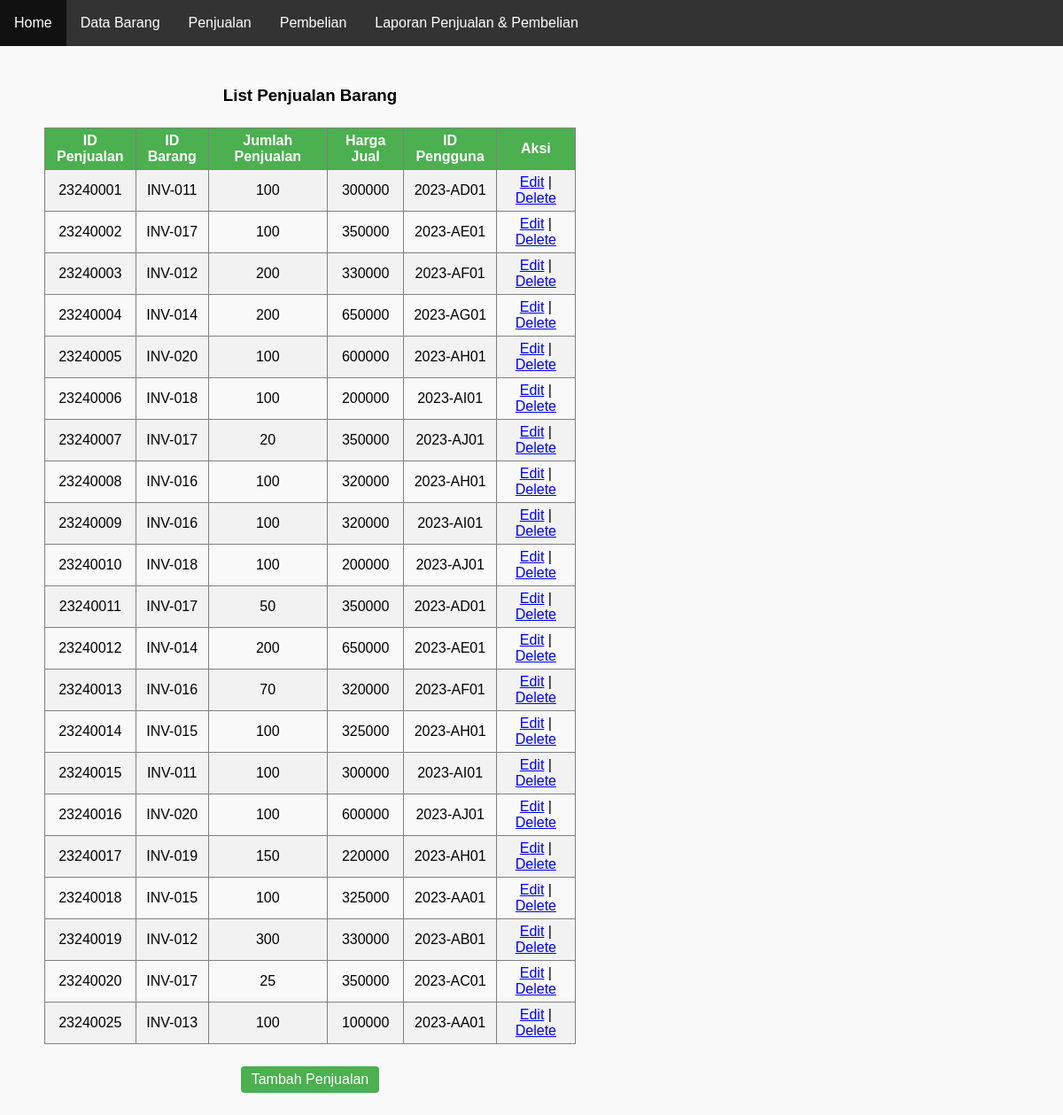
Screenshot of /MVC/index.php?controller=penjualan&action=list with the database file from the repository.
### tables this page shows
CREATE TABLE IF NOT EXISTS `penjualan` (
  `IdPenjualan` int NOT NULL,
  `IdBarang` varchar(10) DEFAULT NULL,
  `JumlahPenjualan` int DEFAULT NULL,
  `Hargajual` int DEFAULT NULL,
  `IdPengguna` varchar(10) DEFAULT NULL,
  PRIMARY KEY (`IdPenjualan`),
  KEY `IdPengguna` (`IdPengguna`)
);

### MVC/controllers/penjualan_controller.php (called while the page is built, shortened)
<?php
  class PenjualanController {
    public function list() {
      $listPenjualan = Penjualan::all();
      require_once('views/penjualan/list.php');
    }
  }
?>

### MVC/index.php (called while the page is built, shortened)
<?php
  require_once('views/layout.php');
?>

### MVC/models/penjualan.php (called while the page is built, shortened)
<?php
  class Penjualan {
    public function __construct($idPenjualan,$idBarang, $jumlahPenjualan, $hargaJual, $idPengguna) {
      $this->idPenjualan = $idPenjualan;
      $this->idBarang = $idBarang;
      $this->jumlahPenjualan = $jumlahPenjualan;
      $this->hargaJual = $hargaJual;
      $this->idPengguna = $idPengguna;
    }
    public static function all() {
      $list = [];
      $db = Db::getInstance();
      $req = $db->query('SELECT * FROM penjualan');
      foreach($req->fetchAll() as $penjualan) {
        $list[] = new Penjualan($penjualan['IdPenjualan'], $penjualan['IdBarang'], $penjualan['JumlahPenjualan'], $penjualan['Hargajual'], $penjualan['IdPengguna']);
      }
      return $list;
    }
  }
?>

### MVC/views/penjualan/list.php (the view, shortened to what this page needs)
<!DOCTYPE html>
<html>
    <head>
        <link rel="stylesheet" href="style.css">
    </head>
    <table>
    <table>
    <table>
            <tr>
                <td>
                    <h3>List Penjualan Barang</h3>
                </td>
            </tr>
    <body>
            <table border="1">
            <tr>
                <th>ID Penjualan</th>
                <th>ID Barang</th>
                <th>Jumlah Penjualan</th>
                <th>Harga Jual</th>
                <th>ID Pengguna</th>
                <th>Aksi</th>
            </tr>
            <?php
            foreach ($listPenjualan as $penjualan) {
                echo "<tr>";
                echo "<td>" . $penjualan->idPenjualan . "</td>";
                echo "<td>" . $penjualan->idBarang . "</td>";
                echo "<td>" . $penjualan->jumlahPenjualan . "</td>";
                echo "<td>" . $penjualan->hargaJual . "</td>";
                echo "<td>" . $penjualan->idPengguna . "</td>";
                echo "<td><a href='?controller=penjualan&action=update&id=" . $penjualan->idPenjualan . "'>Edit</a> | <a href='?controller=penjualan&action=delete&id=" . $penjualan->idPenjualan . "'>Delete</a></td>";
                echo "</tr>";
            }
            ?>
        </table>
        <table>
            <tr>
                <td><a class="button" href='?controller=penjualan&action=add'>Tambah Penjualan</a>
                </tr>
        </table>
            </body>
</html>

### MVC/style.css (style rules this page uses)
body, h1, h2, h3, p, form, table { margin: 0; padding: 0; }
body { font-family: Arial, sans-serif; line-height: 1.5; background-color: #f9f9f9; }
.button { background-color: #4caf50; color: #fff; border: none; padding: 8px 15px; border-radius: 4px; cursor: pointer; text-align: center; }
table { width: 50%; border-collapse: collapse; margin-left: 50px; margin-bottom: 20px; }
table th, table td { padding: 5px; text-align: center; }
table th { background-color: #4caf50; color: #fff; }
table tr:nth-child(even) { background-color: #f2f2f2; }
a.button { display: inline-block; background-color: #4caf50; color: #fff; padding: 6px 12px; text-decoration: none; border-radius: 4px; }

### rows the page displays
penjualan: IdPenjualan "23240001", IdBarang "INV-011", JumlahPenjualan "100", Hargajual "300000", IdPengguna "2023-AD01"
penjualan: IdPenjualan "23240002", IdBarang "INV-017", JumlahPenjualan "100", Hargajual "350000", IdPengguna "2023-AE01"
penjualan: IdPenjualan "23240003", IdBarang "INV-012", JumlahPenjualan "200", Hargajual "330000", IdPengguna "2023-AF01"
penjualan: IdPenjualan "23240004", IdBarang "INV-014", JumlahPenjualan "200", Hargajual "650000", IdPengguna "2023-AG01"
penjualan: IdPenjualan "23240005", IdBarang "INV-020", JumlahPenjualan "100", Hargajual "600000", IdPengguna "2023-AH01"
penjualan: IdPenjualan "23240006", IdBarang "INV-018", JumlahPenjualan "100", Hargajual "200000", IdPengguna "2023-AI01"
penjualan: IdPenjualan "23240007", IdBarang "INV-017", JumlahPenjualan "20", Hargajual "350000", IdPengguna "2023-AJ01"
penjualan: IdPenjualan "23240008", IdBarang "INV-016", JumlahPenjualan "100", Hargajual "320000", IdPengguna "2023-AH01"
penjualan: IdPenjualan "23240009", IdBarang "INV-016", JumlahPenjualan "100", Hargajual "320000", IdPengguna "2023-AI01"
penjualan: IdPenjualan "23240010", IdBarang "INV-018", JumlahPenjualan "100", Hargajual "200000", IdPengguna "2023-AJ01"
penjualan: IdPenjualan "23240011", IdBarang "INV-017", JumlahPenjualan "50", Hargajual "350000", IdPengguna "2023-AD01"
penjualan: IdPenjualan "23240012", IdBarang "INV-014", JumlahPenjualan "200", Hargajual "650000", IdPengguna "2023-AE01"
penjualan: IdPenjualan "23240013", IdBarang "INV-016", JumlahPenjualan "70", Hargajual "320000", IdPengguna "2023-AF01"
penjualan: IdPenjualan "23240014", IdBarang "INV-015", JumlahPenjualan "100", Hargajual "325000", IdPengguna "2023-AH01"
penjualan: IdPenjualan "23240015", IdBarang "INV-011", JumlahPenjualan "100", Hargajual "300000", IdPengguna "2023-AI01"
penjualan: IdPenjualan "23240016", IdBarang "INV-020", JumlahPenjualan "100", Hargajual "600000", IdPengguna "2023-AJ01"
penjualan: IdPenjualan "23240017", IdBarang "INV-019", JumlahPenjualan "150", Hargajual "220000", IdPengguna "2023-AH01"
penjualan: IdPenjualan "23240018", IdBarang "INV-015", JumlahPenjualan "100", Hargajual "325000", IdPengguna "2023-AA01"
penjualan: IdPenjualan "23240019", IdBarang "INV-012", JumlahPenjualan "300", Hargajual "330000", IdPengguna "2023-AB01"
penjualan: IdPenjualan "23240020", IdBarang "INV-017", JumlahPenjualan "25", Hargajual "350000", IdPengguna "2023-AC01"
penjualan: IdPenjualan "23240025", IdBarang "INV-013", JumlahPenjualan "100", Hargajual "100000", IdPengguna "2023-AA01"
